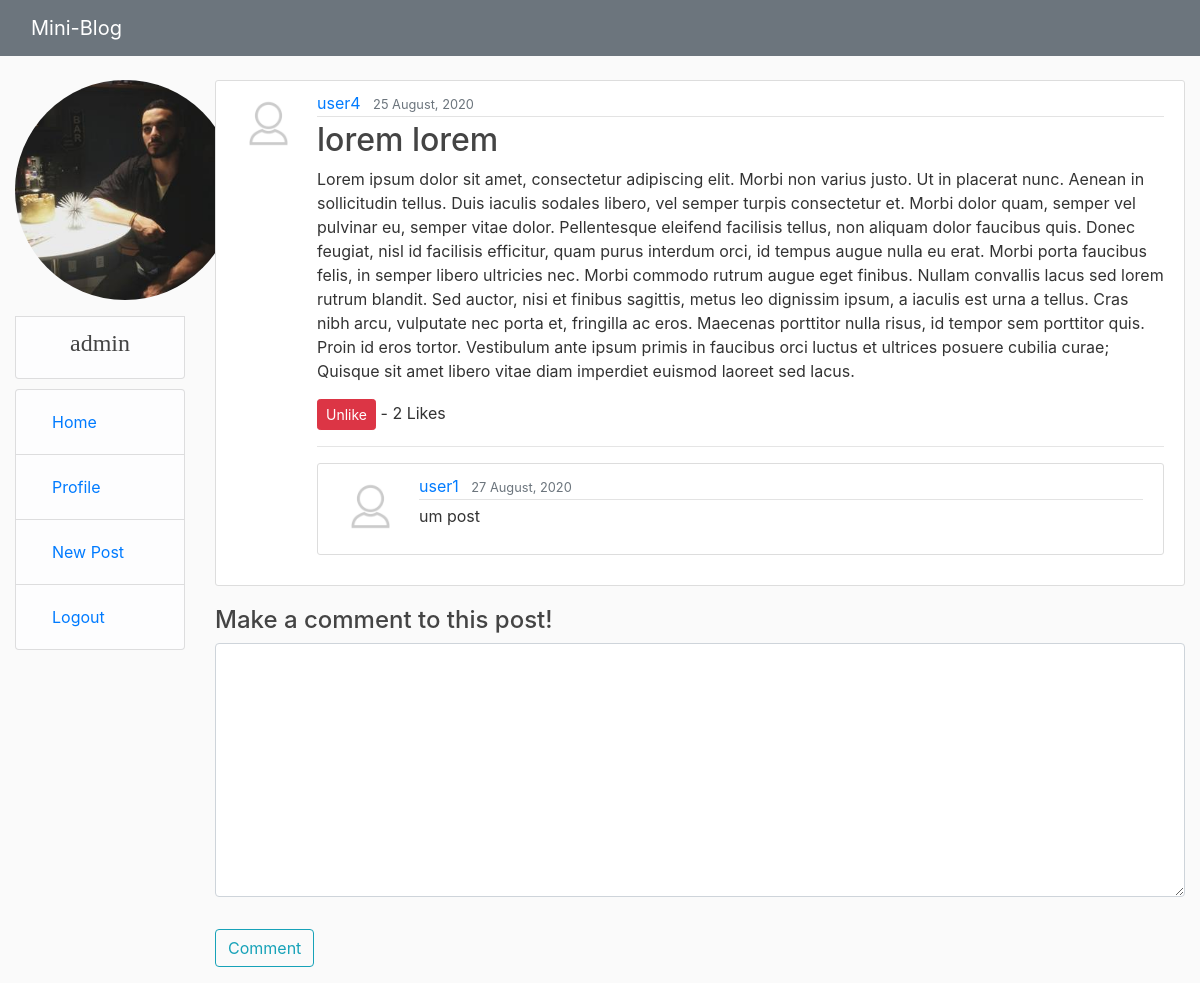
Page /blog/post/8/ (signed in) on the committed database.
### users/models.py (models this page shows, shortened)
class Profile(models.Model):
    user = models.OneToOneField(User, on_delete=models.CASCADE)
    image = models.ImageField(default='default.png', upload_to='profile_pics')

### blog/models.py (models this page shows, shortened)
class Post(models.Model):
    title = models.CharField(max_length=200, help_text='Enter a post title')
    description = models.TextField(max_length=1000, help_text='Enter a description for the post')
    date = models.DateTimeField(default=timezone.now)
    author = models.ForeignKey(User, on_delete=models.CASCADE)
    likes = models.ManyToManyField(User, related_name='blog_post')
    def total_likes(self):
        return self.likes.count()
    class Meta:
        ordering = ['-date']

class Comments(models.Model):
    description = models.TextField(max_length=300)
    date_time = models.DateTimeField(default=timezone.now)
    blog_post = models.ForeignKey(Post, on_delete=models.CASCADE)
    author = models.ForeignKey(User, on_delete=models.CASCADE)
    class Meta:
        ordering = ['date_time']

### blog/views.py (the view, shortened to what this page needs)
# urls.py: path('post/<int:pk>/', views.PostDetailView.as_view(), name='post-detail'),
class PostDetailView(FormMixin, generic.DetailView):
    model = Post
    form_class = CreateComments
    def get_context_data(self, **kwargs):
        context = super(PostDetailView, self).get_context_data(**kwargs)
        actual_post = get_object_or_404(Post, id=self.kwargs['pk'])
        liked = False
        if actual_post.likes.filter(id=self.request.user.id).exists():
            liked = True
        context['total_likes'] = actual_post.total_likes()
        context['liked'] = liked
        context['form'] = CreateComments()
        return context

### blog/forms.py
class CreateComments(forms.ModelForm):
    class Meta:
        model = Comments
        fields = ['description']
        labels = {'description': ''}

### blog/templates/blog/post_detail.html (shortened to what this page needs)
{% extends "base_generic.html" %}
{% load crispy_forms_tags %}
{% block content %}
    <article class="media content-section">
      <img class="rounded-circle article-img" src="{{ object.author.profile.image.url }}">
      <div class="media-body">
        <div class="article-metadata">
          <a class="mr-2" href="{% url 'user-post' object.author.username %}">{{ object.author }}</a>
          <small class="text-muted">{{ object.date|date:"d F, Y" }}</small>
        </div>
        <h2 class="article-title">{{ object.title }}</h2>
        <p class="article-content">{{ object.description }}</p>
        <form action="{% url 'like-post' object.pk %}" method="POST" name="like_form">
        {% if user.is_authenticated %}
          {% if liked %}
              <button type="submit" name="post_id" value="{{ object.id }}" class="btn btn-danger btn-sm">Unlike</button>
          {% else %}
              <button type="submit" name="post_id" value="{{ object.id }}" class="btn btn-primary btn-sm">Like</button>
          {% endif %}
        {% else %}
            <a href="{% url 'login' %}?next={{request.path}}">Login to like or comment this post</a>
        {% endif %}
        - {{ total_likes }} Likes
        </form>
        <hr>
        {% if object.comments_set.all %}
          {% for comment in object.comments_set.all %}
            <article class="media content-section">
              <img class="rounded-circle article-img" src="{{ comment.author.profile.image.url }}">
              <div class="media-body">
                <div class="article-metadata">
                  <a class="mr-2" href="{% url 'user-post' comment.author.username %}">{{ comment.author }}</a>
                  <small class="text-muted">{{ comment.date_time|date:"d F, Y" }}</small>
                </div>
                <p class="article-content">{{ comment.description }}</p>
              </div>
            </article>
          {% endfor %}
        {% endif %}
      </div>
    </article>
    {% if user.is_authenticated %}
        <h4>Make a comment to this post!</h4>
        <form method="POST">
            <fieldset class="form-group">
                {{ form|crispy }}
            </fieldset>
            <div class="form-group">
                <button class="btn btn-outline-info" type="submit">Comment</button>
            </div>
        </form>
    {% endif %}
{% endblock %}

### blog/templates/base_generic.html (shortened to what this page needs)
<!DOCTYPE html>
<html lang="en">
<head>
    <link rel="stylesheet" href="https://maxcdn.bootstrapcdn.com/bootstrap/4.0.0/css/bootstrap.min.css">
    {% load static %}
    <link rel="stylesheet" href="{% static 'blog/css/main.css' %}">
</head>
<body>
    <header class="site-header">
      <nav class="navbar navbar-expand-md navbar-dark bg-secondary fixed-top">
        <div class="col-md-2">
          <a class="navbar-brand mr-4" href="{% url 'index' %}">Mini-Blog</a>
        </div>
      </nav>
    </header>
    <div class="container-fluid">
        <div class="row">
            <div class="col-md-2">
            {% block sidebar %}
                {% if user.is_authenticated %}
                    <div>
                        <div class="media">
                            <img class="rounded-circle home-img" src="{{ user.profile.image.url }}">
                        </div>
                        <center class="list-group-item list-group-item-light" style="font-family:cambria"><h4>{{ user }}</h4></center>
                    </div>
                <ul class="sidebar-nav">
                    <li class="list-group-item list-group-item-light"><a class="nav-item nav-link" href="{% url 'index' %}">Home</a></li>
                    <li class="list-group-item list-group-item-light"><a class="nav-item nav-link" href="{% url 'profile' %}">Profile</a></li>
                    <li class="list-group-item list-group-item-light"><a class="nav-item nav-link" href="{% url 'post-create' %}">New Post</a></li>
                    <li class="list-group-item list-group-item-light"><a class="nav-item nav-link" href="{% url 'logout' %}">Logout</a></li>
                {% endif %}
                </ul>
            {% endblock %}
            </div>
            <div class="col-sm-10">
                {% block content %}{% endblock %}
            </div>
        </div>
    </div>
  </body>
</body>
</html>

### blog/static/blog/css/main.css (style rules this page uses)
body { background: #fafafa; color: #333333; margin-top: 5rem; }
h1, h2, h3, h4, h5, h6 { color: #444444; }
ul { margin: 0; }
.content-section { background: #ffffff; padding: 10px 20px; border: 1px solid #dddddd; border-radius: 3px; margin-bottom: 20px; }
.article-title { color: #444444; }
.article-content { white-space: pre-line; }
.article-img { height: 65px; width: 65px; margin-right: 16px; }
.article-metadata { padding-bottom: 1px; margin-bottom: 4px; border-bottom: 1px solid #e3e3e3 }
.home-img { height: 220px; width: 220px; margin-right: 20px; margin-bottom: 16px; }
.sidebar-nav { margin-top: 10px; padding: 0; list-style: none; }

### rows in the picture
Post: author.profile.image (placeholder picture), author "user4", date "25 August, 2020", title "lorem lorem", description "Lorem ipsum dolor sit amet, consectetur adipiscing elit. Morbi non varius justo. Ut in placerat nunc. Aenean in sollicitudin tellus. Duis iaculis sodales libero, vel semper turpis consectetur et. Morbi dolor quam, semper vel pulvinar eu, semper vitae dolor. Pellentesque eleifend facilisis tellus, non aliquam dolor faucibus quis. Donec feugiat, nisl id facilisis efficitur, quam purus interdum orci, id tempus augue nulla eu erat. Morbi porta faucibus felis, in semper libero ultricies nec. Morbi commodo rutrum augue eget finibus. Nullam convallis lacus sed lorem rutrum blandit. Sed auctor, nisi et finibus sagittis, metus leo dignissim ipsum, a iaculis est urna a tellus. Cras nibh arcu,…"
Comments: author.profile.image (placeholder picture), author "user1", date_time "27 August, 2020", description "um post"

### other values in the picture
{{ user }} "admin"
{{ total_likes }} "2"
